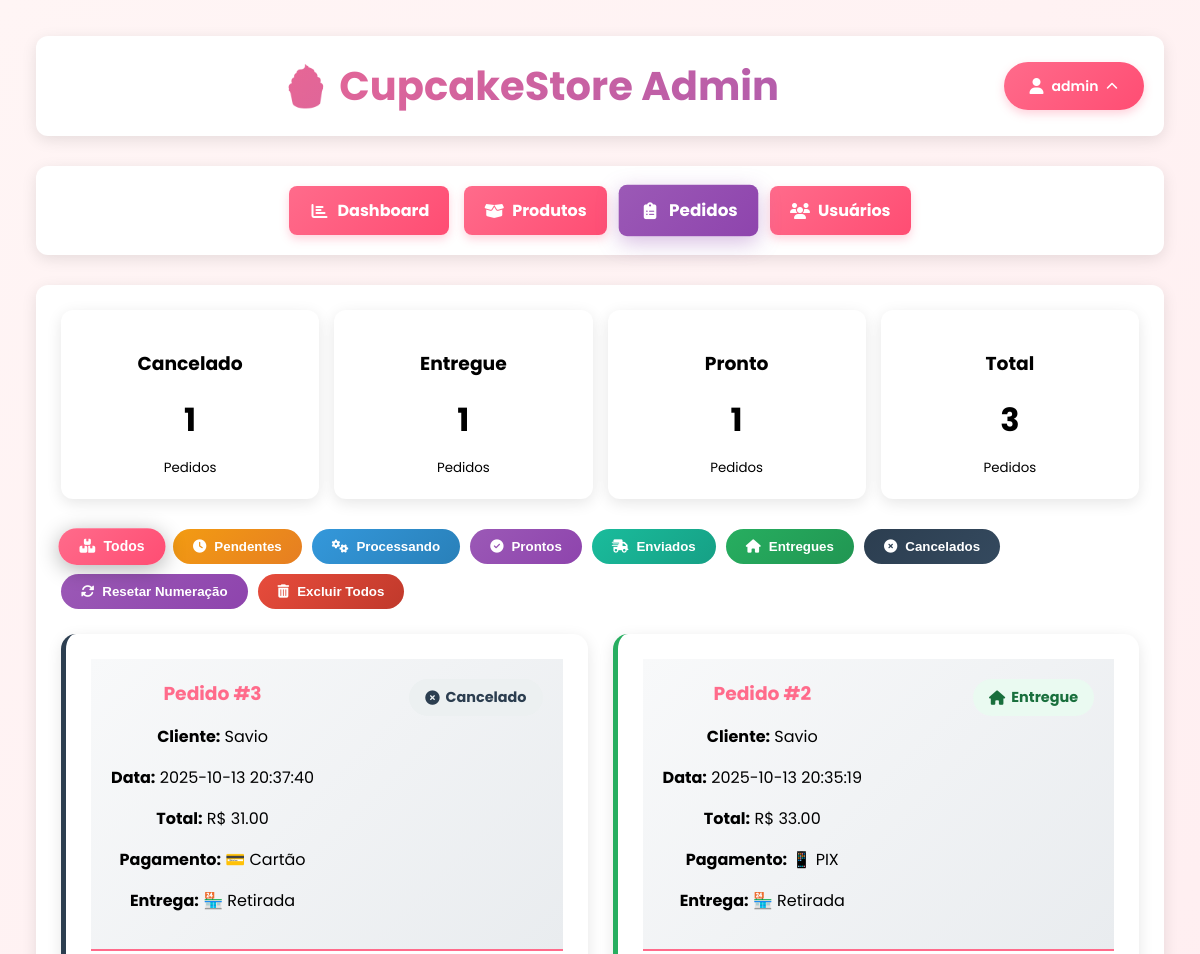
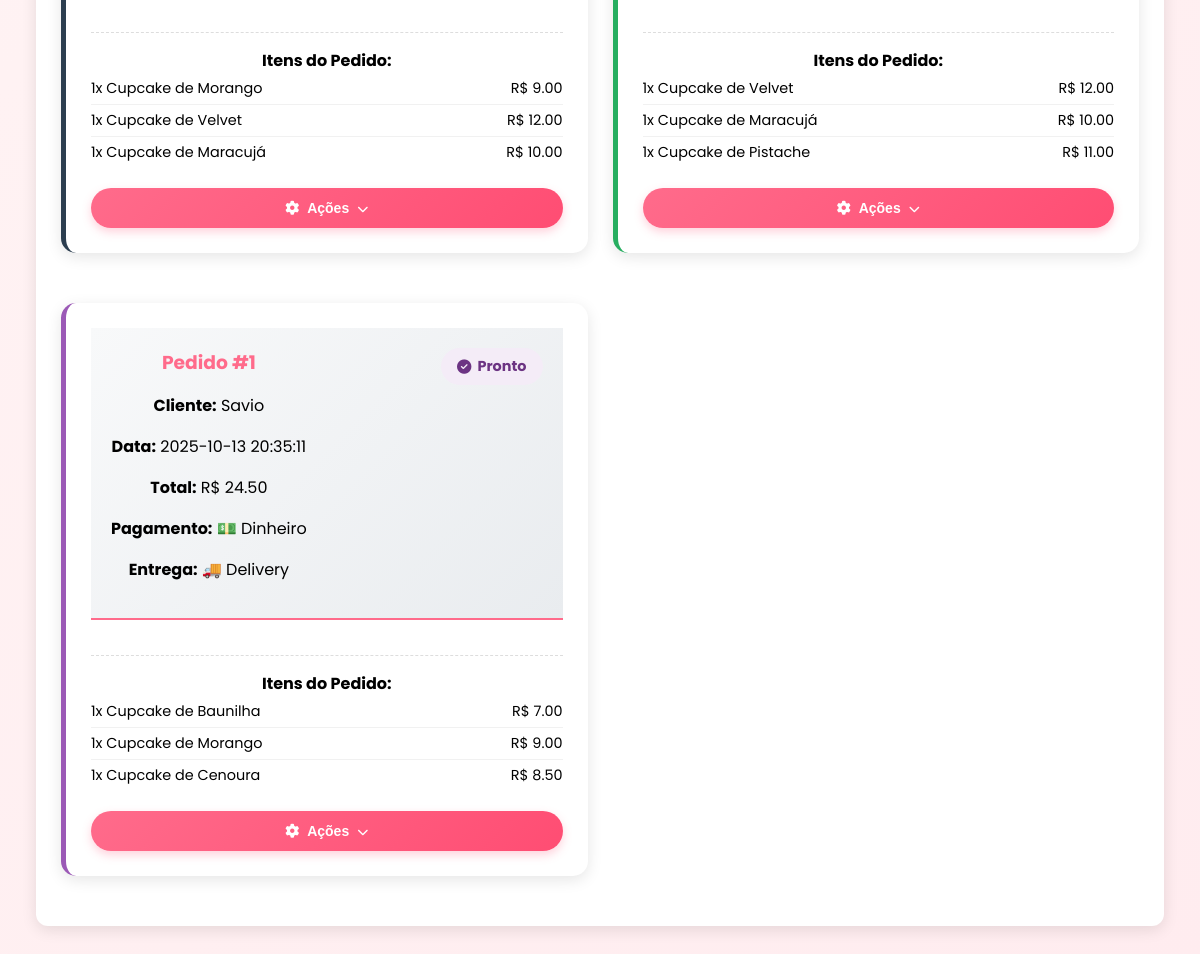
Page /admin/pedidos (signed in) on the committed database (2 pictures, top to bottom).
### tables this page shows
CREATE TABLE users (
            id INTEGER PRIMARY KEY AUTOINCREMENT,
            username TEXT UNIQUE NOT NULL,
            email TEXT UNIQUE NOT NULL,
            password TEXT NOT NULL,
            created_at TIMESTAMP DEFAULT CURRENT_TIMESTAMP
        , is_admin BOOLEAN DEFAULT 0, estado TEXT, cidade TEXT, bairro TEXT, rua TEXT, numero TEXT, cep TEXT);

CREATE TABLE orders (
                    id INTEGER PRIMARY KEY AUTOINCREMENT,
                    user_id INTEGER NOT NULL,
                    order_data TEXT NOT NULL,
                    total_amount REAL NOT NULL,
                    metodo_pagamento TEXT DEFAULT 'cartao',
                    status TEXT DEFAULT 'pendente',
                    created_at TIMESTAMP DEFAULT CURRENT_TIMESTAMP, forma_entrega TEXT DEFAULT 'delivery',
                    FOREIGN KEY (user_id) REFERENCES users (id)
                );

### backend/app.py (the view, shortened to what this page needs)
@app.route('/admin/pedidos')
@admin_required
def admin_pedidos():
    try:
        status_filter = request.args.get('status', 'todos')
        conn = get_db_connection()
        if status_filter == 'todos':
            pedidos = conn.execute('''
                SELECT o.*, u.username
                FROM orders o
                JOIN users u ON o.user_id = u.id
                ORDER BY o.created_at DESC
            ''').fetchall()
        contagem_status = conn.execute('''
            SELECT status, COUNT(*) as count
            FROM orders
            GROUP BY status
        ''').fetchall()
        conn.close()
        print(f"📦 Pedidos encontrados: {len(pedidos)}")
        pedidos_processados = []
        for pedido in pedidos:
            try:
                pedido_dict = dict(pedido)
                print(f"🔍 Processando pedido {pedido_dict['id']}")
                print(f"   Dados order_data: {pedido_dict['order_data']}")
                pedido_dict['itens'] = json.loads(pedido_dict['order_data'])
                print(f"   Itens convertidos: {pedido_dict['itens']}")
                pedidos_processados.append(pedido_dict)
            except Exception as e:
                print(f"❌ ERRO no pedido {pedido_dict.get('id', 'unknown')}: {e}")
                print(f"   Dados problemáticos: {pedido_dict}")
                continue
        print(f"✅ Pedidos processados com sucesso: {len(pedidos_processados)}")
        return render_template('admin/pedidos.html',
                             pedidos=pedidos_processados,
                             contagem_status=contagem_status,
                             status_filter=status_filter)
    except Exception as e:
        print(f"❌ Erro ao carregar pedidos: {e}")
        import traceback
        traceback.print_exc()
        flash('Erro ao carregar pedidos.', 'error')
        return redirect(url_for('admin_dashboard'))

### backend/app.py (called while the page is built)
def is_admin():
    if 'user_id' not in session:
        return False
    try:
        conn = get_db_connection()
        user = conn.execute(
            'SELECT is_admin FROM users WHERE id = ?',
            (session['user_id'],)
        ).fetchone()
        conn.close()
        return user and user['is_admin'] == 1
    except Exception as e:
        print(f"❌ Erro ao verificar admin: {e}")
        return False

def admin_required(f):
    @wraps(f)
    def decorated_function(*args, **kwargs):
        if not is_admin():
            flash('Acesso restrito a administradores!', 'error')
            return redirect(url_for('home'))
        return f(*args, **kwargs)
    return decorated_function

@app.context_processor
def utility_processor():
    def check_is_admin():
        """Verifica se o usuário logado é admin"""
        if 'user_id' not in session:
            return False
        try:
            conn = get_db_connection()
            user = conn.execute(
                'SELECT is_admin FROM users WHERE id = ?',
                (session['user_id'],)
            ).fetchone()
            conn.close()
            return user and user['is_admin'] == 1
        except:
            return False
    return dict(is_admin=check_is_admin)

@app.template_filter('parse_json')
def parse_json_filter(data):
    try:
        if isinstance(data, str):
            return json.loads(data)
        return data
    except:
        return data

### database/database.py (called while the page is built)
def get_db_connection():
    db_path = os.path.join(base_dir, 'cupcakes.db')
    conn = sqlite3.connect(db_path)
    conn.row_factory = sqlite3.Row
    return conn

### frontend/templates/Admin/pedidos.html (shortened to what this page needs)
{% extends "Admin/base.html" %}
{% block content %}
<div class="estatisticas">
    {% for stat in contagem_status %}
    <div class="estatistica-card">
        <h3>{{ stat['status']|title }}</h3>
        <div class="estatistica-numero">{{ stat['count'] }}</div>
        <small>Pedidos</small>
    </div>
    {% endfor %}
    <div class="estatistica-card">
        <h3>Total</h3>
        <div class="estatistica-numero">{{ pedidos|length }}</div>
        <small>Pedidos</small>
    </div>
</div>
<div class="filtros-pedidos">
    <div class="filtro-status">
        <button class="btn-status todos {% if status_filter == 'todos' %}ativo{% endif %}"
            onclick="filtrarPorStatus('todos')">
            <i class="fas fa-boxes"></i> Todos
        </button>
        <button class="btn-status pendente {% if status_filter == 'pendente' %}ativo{% endif %}"
            onclick="filtrarPorStatus('pendente')">
            <i class="fas fa-clock"></i> Pendentes
        </button>
        <button class="btn-status processando {% if status_filter == 'processando' %}ativo{% endif %}"
            onclick="filtrarPorStatus('processando')">
            <i class="fas fa-cogs"></i> Processando
        </button>
        <button class="btn-status pronto {% if status_filter == 'pronto' %}ativo{% endif %}"
            onclick="filtrarPorStatus('pronto')">
            <i class="fas fa-check-circle"></i> Prontos
        </button>
        <button class="btn-status enviado {% if status_filter == 'enviado' %}ativo{% endif %}"
            onclick="filtrarPorStatus('enviado')">
            <i class="fas fa-shipping-fast"></i> Enviados
        </button>
        <button class="btn-status entregue {% if status_filter == 'entregue' %}ativo{% endif %}"
            onclick="filtrarPorStatus('entregue')">
            <i class="fas fa-home"></i> Entregues
        </button>
        <button class="btn-status cancelado {% if status_filter == 'cancelado' %}ativo{% endif %}"
            onclick="filtrarPorStatus('cancelado')">
            <i class="fas fa-times-circle"></i> Cancelados
        </button>
        <button class="btn-status reset-numeracao" onclick="abrirModalResetNumeracao()">
            <i class="fas fa-sync-alt"></i> Resetar Numeração
        </button>
        <button class="btn-status excluir-todos" onclick="abrirModalExcluirTodos()"
            style="background: linear-gradient(135deg, #e74c3c, #c0392b);">
            <i class="fas fa-trash-alt"></i> Excluir Todos
        </button>
    </div>
</div>
<div class="pedidos-grid">
    {% if pedidos %}
    {% for pedido in pedidos %}
    <div class="pedido-card {{ pedido['status'] }}">
        <div class="pedido-header">
            <div class="pedido-info">
                <h3>Pedido #{{ pedido['id'] }}</h3>
                <p><strong>Cliente:</strong> {{ pedido['username'] }}</p>
                <p><strong>Data:</strong> {{ pedido['created_at'] }}</p>
                <p><strong>Total:</strong> R$ {{ "%.2f"|format(pedido['total_amount']) }}</p>
                <p><strong>Pagamento:</strong>
                    {% if pedido['metodo_pagamento'] == 'dinheiro' %}💵 Dinheiro{% endif %}
                    {% if pedido['metodo_pagamento'] == 'cartao' %}💳 Cartão{% endif %}
                    {% if pedido['metodo_pagamento'] == 'pix' %}📱 PIX{% endif %}
                </p>
                <p><strong>Entrega:</strong>
                    {% if pedido['forma_entrega'] == 'delivery' %}🚚 Delivery{% endif %}
                    {% if pedido['forma_entrega'] == 'retirada' %}🏪 Retirada{% endif %}
                </p>
            </div>
            <span class="pedido-status status-{{ pedido['status'] }}">
                <i class="fas
                    {% if pedido['status'] == 'pendente' %}fa-clock
                    {% elif pedido['status'] == 'processando' %}fa-cogs
                    {% elif pedido['status'] == 'pronto' %}fa-check-circle
                    {% elif pedido['status'] == 'enviado' %}fa-shipping-fast
                    {% elif pedido['status'] == 'entregue' %}fa-home
                    {% elif pedido['status'] == 'cancelado' %}fa-times-circle
                    {% endif %}">
                </i>
                {{ pedido['status']|title }}
            </span>
        </div>
        <div class="pedido-itens">
            <strong>Itens do Pedido:</strong>
            {% if pedido.order_data %}
            {% set order_data = pedido.order_data %}
            {% if order_data is string %}
            {% set order_data = order_data|parse_json %}
            {% endif %}
            {% if order_data.itens is defined %}
            {% for item in order_data.itens %}
            <div class="item-pedido">
                <span>{{ item.quantidade }}x {{ item.nome }}</span>
                <span>R$ {{ "%.2f"|format(item.preco * item.quantidade) }}</span>
            </div>
            {% endfor %}
            {% endif %}
            {% else %}
            <p>Nenhum item disponível</p>
            {% endif %}
        </div>
        <div class="pedido-acoes-dropdown">
            <button class="dropdown-trigger-pedido" onclick="toggleDropdown(this)">
                <i class="fas fa-cog"></i> Ações
                <i class="fas fa-chevron-down dropdown-arrow"></i>
            </button>
        </div>
    </div>
    {% endfor %}
    {% endif %}
</div>
{% endblock %}

### frontend/templates/Admin/base.html (shortened to what this page needs)
<!DOCTYPE html>
<html lang="pt-BR">
<head>
    <link rel="stylesheet" href="{{ url_for('static', filename='css/style.css') }}">
    <link rel="stylesheet" href="https://cdnjs.cloudflare.com/ajax/libs/font-awesome/6.4.0/css/all.min.css">
</head>
<body>
    <div class="admin-container">
        <div class="admin-header">
            <a href="{{ url_for('home') }}"
                style="text-decoration: none; display: flex; justify-content: center; flex: 1;">
                <h1>🧁 CupcakeStore Admin</h1>
            </a>
            <div style="display: flex; align-items: center; gap: 15px;">
                <div class="user-menu-admin">
                    <button class="user-trigger-admin">
                        <i class="fas fa-user"></i>
                        {{ session['username'] }}
                        <i class="fas fa-chevron-down"></i>
                    </button>
                </div>
            </div>
        </div>
        <div class="admin-nav">
            <div class="nav-links">
                <a href="{{ url_for('admin_dashboard') }}"
                    class="{% if request.endpoint == 'admin_dashboard' %}active{% endif %}">
                    <i class="fas fa-chart-bar"></i> Dashboard
                </a>
                <a href="{{ url_for('admin_produtos') }}"
                    class="{% if request.endpoint == 'admin_produtos' %}active{% endif %}">
                    <i class="fas fa-box-open"></i> Produtos
                </a>
                <a href="{{ url_for('admin_pedidos') }}"
                    class="{% if request.endpoint == 'admin_pedidos' %}active{% endif %}">
                    <i class="fas fa-clipboard-list"></i> Pedidos
                </a>
                <a href="{{ url_for('admin_usuarios') }}"
                    class="{% if request.endpoint == 'admin_usuarios' %}active{% endif %}">
                    <i class="fas fa-users"></i> Usuários
                </a>
            </div>
        </div>
        <div class="admin-content">
            {% block content %}{% endblock %}
        </div>
    </div>
</body>
</html>

### frontend/static/css/style.css (style rules this page uses)
body { font-family: Arial, sans-serif; text-align: center; margin: 0; padding: 20px; background-color: #fff5f5; }
h1 { color: #ff6b8b; }
.pedido-card { background: white; border-radius: 12px; box-shadow: 0 4px 15px rgba(0,0,0,0.1); margin-bottom: 25px; overflow: hidden; }
.pedido-header { background: linear-gradient(135deg, #f8f9fa, #e9ecef); padding: 20px; display: flex; justify-content: space-between; align-items: center; border-bottom: 2px solid #ff6b8b; }
.pedido-header h3 { color: #ff6b8b; margin: 0; }
.pedido-status { padding: 6px 12px; border-radius: 20px; font-weight: bold; font-size: 0.9em; }
.pedido-itens { margin-top: 20px; padding-top: 20px; border-top: 1px dashed #ddd; }
.item-pedido { display: flex; justify-content: space-between; padding: 8px 0; border-bottom: 1px solid #f1f1f1; }
.item-pedido:last-child { border-bottom: none; }
.dropdown-arrow { font-size: 0.8em; transition: transform 0.3s ease; transform: rotate(0deg); }
.admin-container { max-width: 1200px; margin: 0 auto; padding: 20px; }
.admin-header { display: flex; justify-content: space-between; align-items: center; margin-bottom: 30px; padding: 20px; background: white; border-radius: 12px; box-shadow: 0 4px 15px rgba(0,0,0,0.1); }

### frontend/templates/Admin/base.html (style rules this page uses)
:root { --primary: #ff6b8b; --primary-dark: #ff4d73; --secondary: #9b59b6; --accent: #27ae60; --light: #fff5f5; --dark: #333; --gray: #95a5a6; --white: #ffffff; --shadow: 0 4px 15px rgba(0, 0, 0, 0.1); --radius: 12px; }
body { font-family: 'Poppins', sans-serif; background: linear-gradient(135deg, #fff5f5 0%, #ffecef 100%); min-height: 100vh; margin: 0; padding: 1rem; }
.admin-container { max-width: 1400px; margin: 0 auto; padding: 20px; }
.admin-header { display: flex; justify-content: space-between; align-items: center; margin-bottom: 30px; padding: 20px; background: var(--white); border-radius: var(--radius); box-shadow: var(--shadow); }
.admin-header h1 { font-size: 2.5rem; background: linear-gradient(135deg, var(--primary), var(--secondary)); -webkit-background-clip: text; -webkit-text-fill-color: transparent; font-weight: 700; margin: 0; transition: all 0.3s ease; text-align: center; flex: 1; }
.admin-nav { background: var(--white); padding: 20px; border-radius: var(--radius); box-shadow: var(--shadow); margin-bottom: 30px; }
.nav-links { display: flex; gap: 15px; flex-wrap: wrap; justify-content: center; }
.nav-links a { padding: 12px 20px; background: linear-gradient(135deg, var(--primary), var(--primary-dark)); color: white; text-decoration: none; border-radius: 8px; font-weight: bold; transition: all 0.3s ease; box-shadow: 0 4px 10px rgba(255, 107, 139, 0.3); }
.nav-links a.active { background: linear-gradient(135deg, var(--secondary), #8e44ad); transform: scale(1.05); box-shadow: 0 6px 20px rgba(155, 89, 182, 0.4); }
.nav-links a { display: flex; align-items: center; gap: 8px; padding: 12px 20px; background: linear-gradient(135deg, var(--primary), var(--primary-dark)); color: white; text-decoration: none; border-radius: 8px; font-weight: bold; transition: all 0.3s ease; box-shadow: 0 4px 10px rgba(255, 107, 139, 0.3); }
.nav-links a i { font-size: 16px; color: white; width: 20px; text-align: center; }
.nav-links a.active i { color: white; }
.user-menu-admin { position: relative; }
.user-trigger-admin { display: flex; align-items: center; gap: 8px; padding: 12px 20px; background: linear-gradient(135deg, var(--primary), var(--primary-dark)); color: white; border-radius: 25px; cursor: pointer; transition: all 0.3s ease; font-weight: 600; height: 48px; min-width: 140px; justify-content: center; box-shadow: 0 4px 10px rgba(255, 107, 139, 0.3); border: none; font-size: 14px; font-family: 'Poppins', sans-serif; box-sizing: border-box; }
.user-trigger-admin .fa-user { color: white !important; font-size: 16px; }
.user-trigger-admin .fa-chevron-down { color: white !important; font-size: 12px; transition: transform 0.3s ease; }
.user-menu-admin .fa-chevron-down { transform: rotate(180deg); }
.admin-content { background: var(--white); padding: 25px; border-radius: var(--radius); box-shadow: var(--shadow); }

### rows in the picture
users: username "admin"
orders: status "Pronto", count "1", id "1", username "Savio", created_at "2025-10-13 20:35:11", total_amount "24.50", metodo_pagamento "💵 Dinheiro", forma_entrega "🚚 Delivery", quantidade "1" "1" "1", nome "Cupcake de Baunilha" "Cupcake de Morango" "Cupcake de Cenoura", preco "7.00" "9.00" "8.50"
orders: id "3", username "Savio", created_at "2025-10-13 20:37:40", total_amount "31.00", metodo_pagamento "💳 Cartão", forma_entrega "🏪 Retirada", status "Cancelado", quantidade "1" "1" "1", nome "Cupcake de Morango" "Cupcake de Velvet" "Cupcake de Maracujá", preco "9.00" "12.00" "10.00"
orders: id "2", username "Savio", created_at "2025-10-13 20:35:19", total_amount "33.00", metodo_pagamento "📱 PIX", forma_entrega "🏪 Retirada", status "Entregue", quantidade "1" "1" "1", nome "Cupcake de Velvet" "Cupcake de Maracujá" "Cupcake de Pistache", preco "12.00" "10.00" "11.00"

### other values in the picture
{{ stat['status']|title }} "Cancelado" "Entregue"
{{ stat['count'] }} "1" "1"
{{ pedidos|length }} "3"
